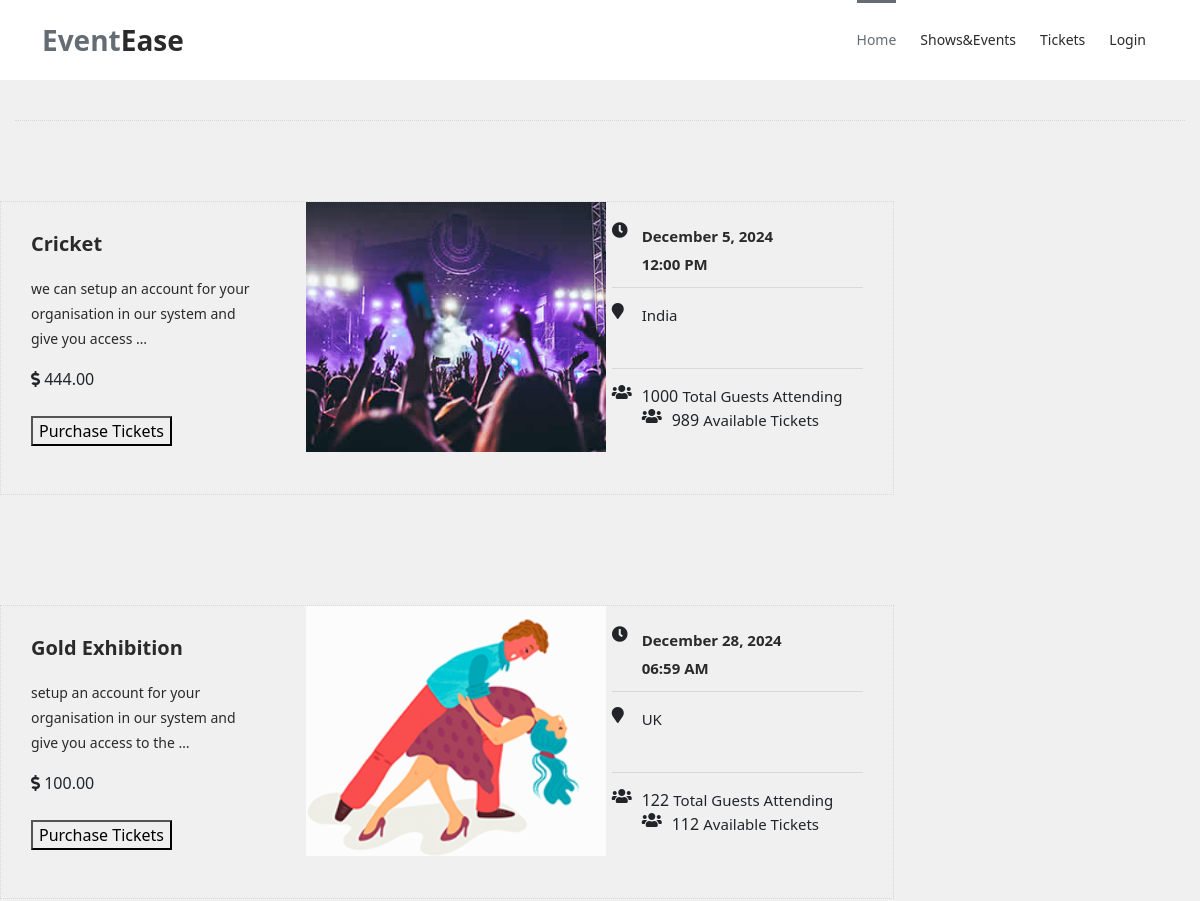
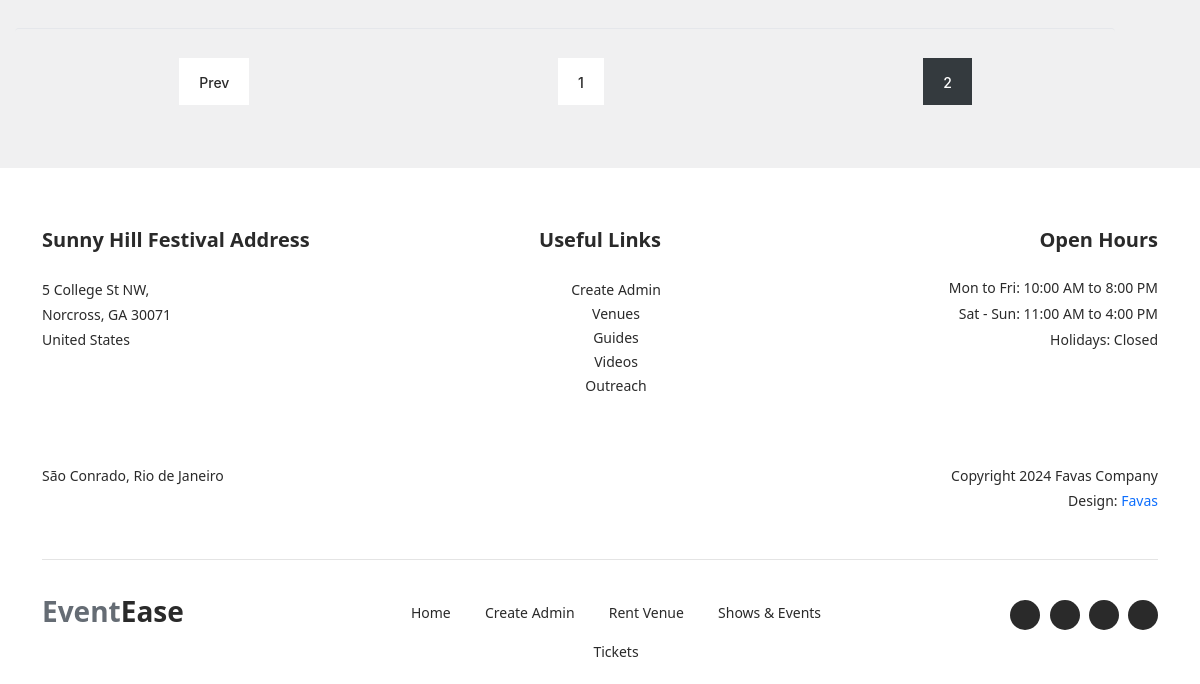
Page /display_event/?page=2 on the earlier database version (2 pictures, top to bottom).
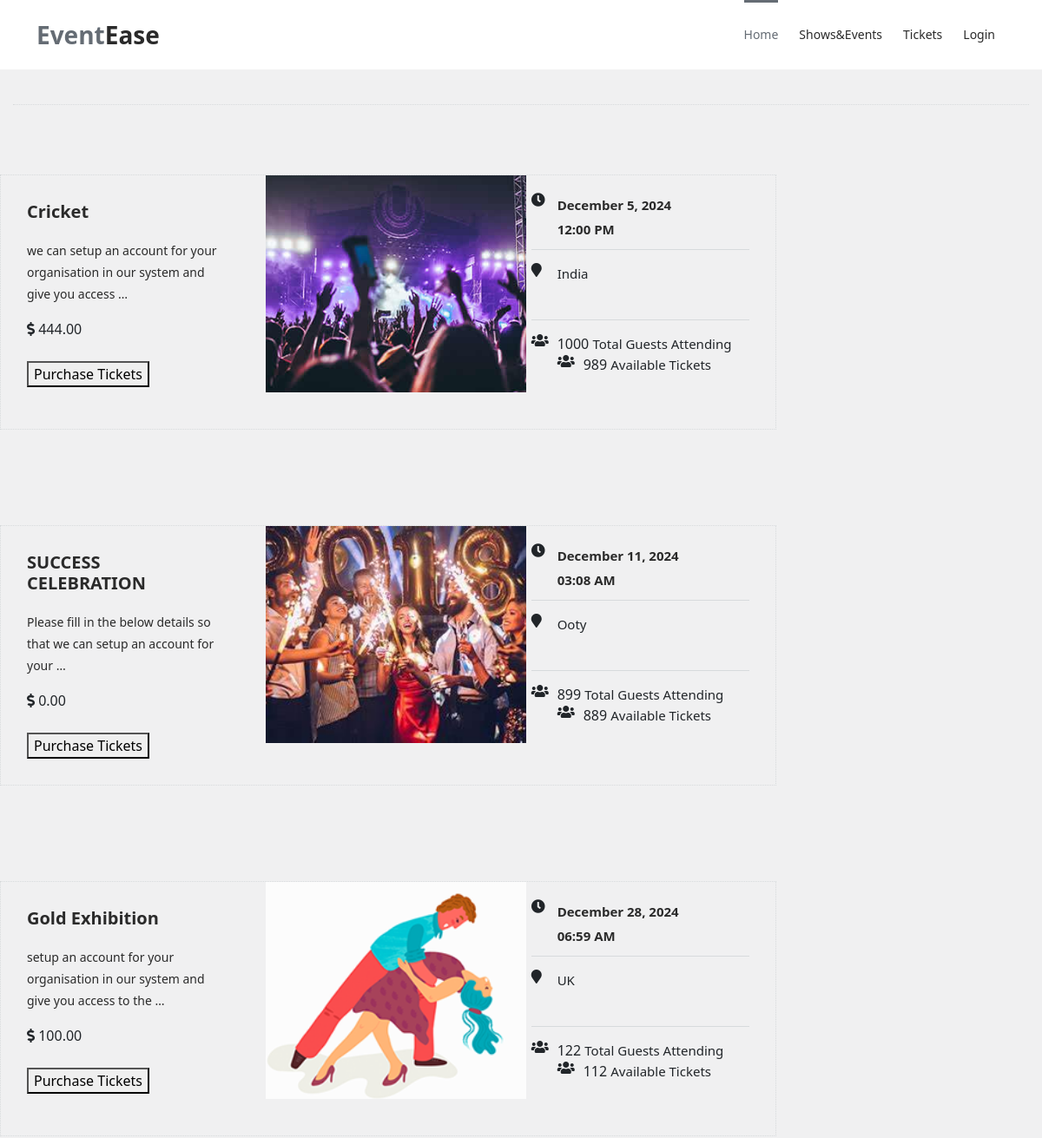
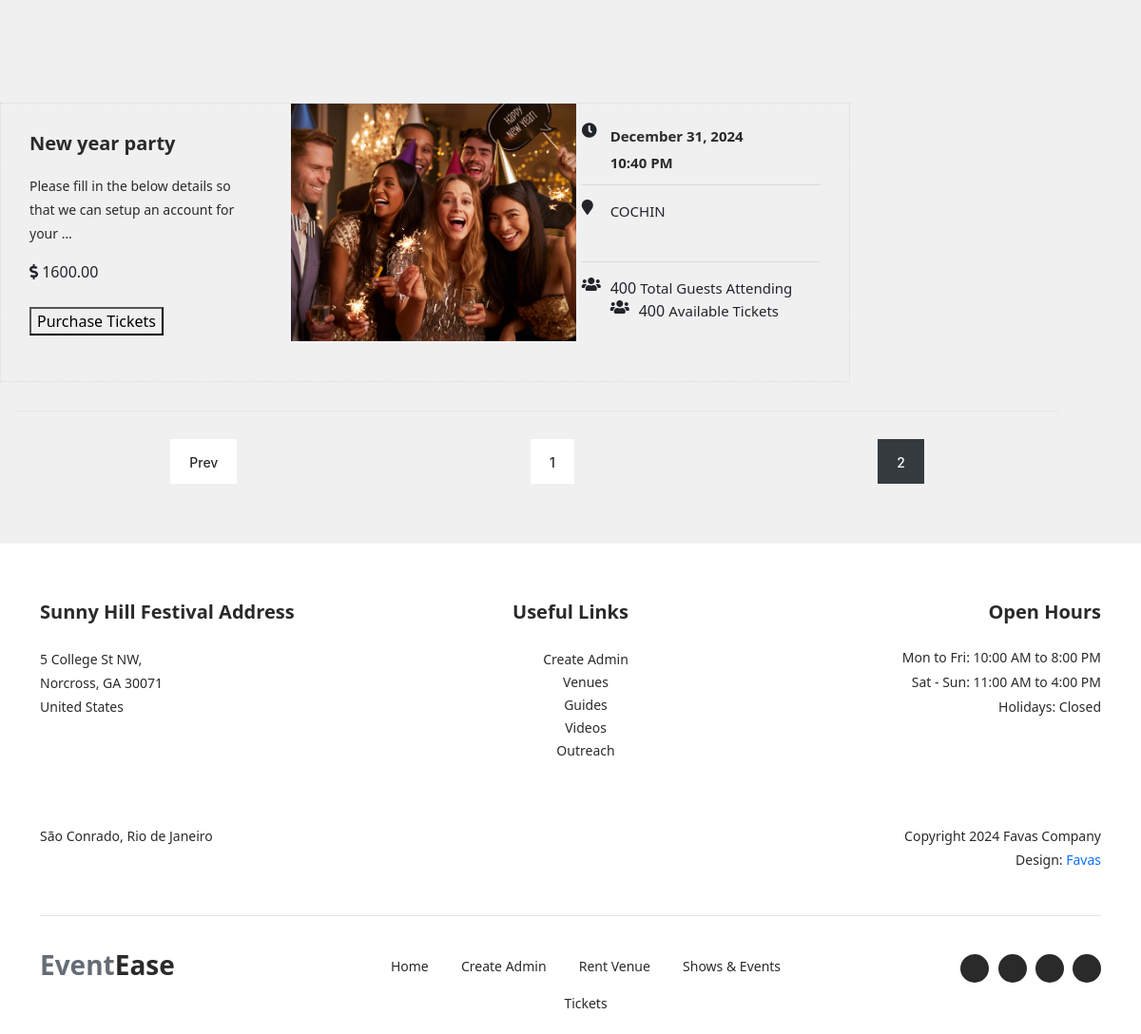
Same page on the later database version (2 pictures, top to bottom).
### events/models.py (models this page shows, shortened)
class Event(models.Model):
    user = models.ForeignKey(Profile, on_delete=models.CASCADE,blank=True,null=True)  # Link each event to a user
    title = models.CharField(max_length=200)
    description = models.TextField()
    date = models.DateField()
    time = models.TimeField()
    location = models.CharField(max_length=255)
    ticket_price=models.DecimalField(max_digits=10,decimal_places=2,default=0.00)
    is_active = models.BooleanField(default=True)
    image = models.ImageField(upload_to='event_images/', null=True, blank=True)
    capacity = models.PositiveIntegerField(default=0)
    available_tickets = models.PositiveIntegerField(default=0)
    def __str__(self):
        return self.title

### events/views.py (the view)
# urls.py: path('display_event/', views.event_display, name='display_event'),
def event_display(request):
    event_requests = Event.objects.all().order_by('date')
    print(event_requests)
    paginator = Paginator(event_requests,4)  # 4 events per page
    page_number = request.GET.get('page')
    try:
        events_page = paginator.get_page(page_number)  # Get the current page's events
    except PageNotAnInteger:
        events_page = paginator.get_page(1)  # If page is not an integer, show the first page
    except EmptyPage:
        events_page = paginator.get_page(paginator.num_pages)  # If out of range, show the last page
    return render(request, 'event_display_layout.html', {'event_requests': events_page})

### templates/event_display_layout.html
{% extends 'blank_layout.html' %}
{% block header%}
{% include 'header.html' %}
{% endblock header%}
{% block event_display %}
{% include 'event_display.html' %}
{% endblock event_display %}
{% block footer %}
{% include 'footer.html' %}
{% endblock footer %}

### templates/blank_layout.html (shortened to what this page needs)
{% load static %}
<!DOCTYPE html>
<html lang="en">
  <head>
    <link rel="stylesheet" type="text/css" href="{% static 'css/bootstrap.min.css' %}">
    <link rel="stylesheet" type="text/css" href="{% static 'css/font-awesome.css' %}">
    <link rel="stylesheet" type="text/css" href="{% static 'css/owl-carousel.css' %}">
    <link rel="stylesheet" href="{% static 'css/tooplate-artxibition.css' %}">
    </head>
    <body>
    {% block header%}
    {% endblock header%}
    {% block event_display %}
    {% endblock event_display %}
    {% block footer %}
    {% endblock footer %}
  </body>
</html>

### templates/header.html (shortened to what this page needs)
{% load static %}
<link href="https://cdn.jsdelivr.net/npm/bootstrap@5.3.0/dist/css/bootstrap.min.css" rel="stylesheet">
<header class="header-area header-sticky">
    <div class="container">
        <div class="row">
            <div class="col-12">
                <nav class="main-nav">
                    <a href="{% url 'index' %}" class="logo">Event<em>Ease</em></a>
                    <ul class="nav">
                        <li><a href="{% url 'index' %}" class="active">Home</a></li>
                        <li><a href="{% url 'display_event' %}">Shows&Events</a></li>
                        <li><a href="{% url 'tickets' %}">Tickets</a></li>
                        {% if user.is_authenticated %}
                            <li><a href="{% url 'logout' %}">Logout</a></li>
                            <li><a href="#"><em>Hello </em>{{ user.username }}</a></li>
                        {% else %}
                            <li><a href="{% url 'login' %}">Login</a></li>
                        {% endif %}
                    </ul>
                </nav>
            </div>
        </div>
    </div>
</header>

### templates/event_display.html (shortened to what this page needs)
{% load static %}
<link href="https://cdnjs.cloudflare.com/ajax/libs/font-awesome/5.15.4/css/all.min.css" rel="stylesheet">
<div class="shows-events-tabs">
    <div class="col-lg-12">
        <div class="heading-tabs">
        </div>
    </div>
        <div class="row">
            {% for event in event_requests %}
            <div class="col-lg-12">
                <div class="row ui-tabs ui-widget ui-widget-content ui-corner-all" id="tabs">
                    <div class="col-lg-12">
                        <section class="tabs-content">
                            <article id="tabs-1" aria-labelledby="ui-id-1" class="ui-tabs-panel ui-widget-content ui-corner-bottom" role="tabpanel" aria-hidden="false" style="display: block;">
                                <div class="row">
                                    <div class="col-lg-9">
                                        <div class="row">
                                            <div class="col-lg-12">
                                                <div class="event-item">
                                                    <div class="row">
                                                        <div class="col-lg-4">
                                                            <div class="left-content">
                                                                <h4>{{event.title}}</h4>
                                                                <p>{{ event.description|truncatewords:15 }}</p>
                                                                <i class="fa fa-dollar-sign"></i>
                                                                <span>{{ event.ticket_price}}</span>
                                                            <form method="post" action="{% url 'purchase_tickets' event.pk %}"  enctype="multipart/form-data">
                                                                    <div class="main-dark-button">
                                                                        <button  type="submit">Purchase Tickets</button>
                                                                    </div>
                                                            </form>
                                                            </div>
                                                        </div>
                                                        <div class="col-lg-4">
                                                            {% if event.image and event.image.url %}
                                                            <div class="thumb" style="width: 300px; height: 250px; overflow: hidden;">
                                                                <img src="{{ event.image.url}}" style="width: 100%; height: 100%; object-fit: cover; alt="{{ event.name }}">
                                                            </div>
                                                            {% else %}
                                                            <p>No image available.</p>
                                                            {% endif %}
                                                        </div>
                                                        <div class="col-lg-4">
                                                            <div class="right-content">
                                                                <ul>
                                                                    <li>
                                                                        <i class="fa fa-clock-o"></i>
                                                                        <h6>{{ event.date|date:"F j, Y" }}<br>{{ event.time|date:"h:i A" }}</h6>
                                                                    </li>
                                                                    <li>
                                                                        <div><i class="fa fa-map-marker"></i>
                                                                        <span>{{ event.location }}</span></div>
                                                                    </li>
                                                                    <li>
                                                                        <i class="fa fa-users"></i> {{event.capacity}} <span>Total Guests Attending</span>
                                                                        <div>
                                                                            <i class="fa fa-users"></i> {{event.available_tickets}} <span> Available Tickets</span>
                                                                        </div>
                                                                    </li>
                                                                </ul>
                                                            </div>
                                                        </div>
                                                    </div>
                                                </div>
                                            </div>
                                        </div>
                                    </div>
                                </div>
                            </article>
                        </section>
                    </div>
                </div>
            </div>
            {% endfor %}
        </div>
    <div class="shows-events-schedule">
        <div class="col-lg-12">
            <div class="pagination">
                {% if event_requests.has_previous %}
                <ul>
                   <li> <a href="?page={{ event_requests.previous_page_number }}">Prev</a></li>
                </ul>
                {% endif %}
                {% for i in event_requests.paginator.page_range %}
                    {% if event_requests.number == i %}
                    <ul>
                      <li class="active"> <a href="?page={{ i }}" >{{ i }}</a></li>
                    </ul>
                    {% else %}
                <ul>
                    <li>  <a href="?page={{ i }}">{{ i }}</a></li>
                </ul>
                    {% endif %}
                {% endfor %}
            </div>
        </div>
    </div>
</div>
    <link rel="stylesheet" href="{% static 'css/pagination.css' %}">

### templates/footer.html
<footer>
    <div class="container">
        <div class="row">
            <div class="col-lg-4">
                <div class="address">
                    <h4>Sunny Hill Festival Address</h4>
                    <span>5 College St NW, <br>Norcross, GA 30071<br>United States</span>
                </div>
            </div>
            <div class="col-lg-4">
                <div class="links">
                    <h4>Useful Links</h4>
                    <ul>
                        <li><a href="{% url 'admin_register' %}"> Create Admin</a></li>
                        <li><a href="#">Venues</a></li>
                        <li><a href="#">Guides</a></li>
                        <li><a href="#">Videos</a></li>
                        <li><a href="#">Outreach</a></li>
                    </ul>
                </div>
            </div>
            <div class="col-lg-4">
                <div class="hours">
                    <h4>Open Hours</h4>
                    <ul>
                        <li>Mon to Fri: 10:00 AM to 8:00 PM</li>
                        <li>Sat - Sun: 11:00 AM to 4:00 PM</li>
                        <li>Holidays: Closed</li>
                    </ul>
                </div>
            </div>
            <div class="col-lg-12">
                <div class="under-footer">
                    <div class="row">
                        <div class="col-lg-6 col-sm-6">
                            <p>São Conrado, Rio de Janeiro</p>
                        </div>
                        <div class="col-lg-6 col-sm-6">
                            <p class="copyright">Copyright 2024 Favas Company
                            <br>Design: <a rel="nofollow" href="" target="_parent">Favas</a></p>
                        </div>
                    </div>
                </div>
            </div>
            <div class="col-lg-12">
                <div class="sub-footer">
                    <div class="row">
                        <div class="col-lg-3">
                            <div class="logo"><span>Event<em>Ease</em></span></div>
                        </div>
                        <div class="col-lg-6">
                            <div class="menu">
                                <ul>
                                    <li><a href="" class="a{% url 'index' %}ctive">Home</a></li>
                                    <li><a href="{% url 'admin_register' %}">Create Admin</a></li>
                                    <li><a href="rent-venue.html">Rent Venue</a></li>
                                    <li><a href="shows-events.html">Shows & Events</a></li>
                                    <li><a href="tickets.html">Tickets</a></li>
                                </ul>
                            </div>
                        </div>
                        <div class="col-lg-3">
                            <div class="social-links">
                                <ul>
                                    <li><a href="#"><i class="fa fa-twitter"></i></a></li>
                                    <li><a href="#"><i class="fa fa-facebook"></i></a></li>
                                    <li><a href="#"><i class="fa fa-behance"></i></a></li>
                                    <li><a href="#"><i class="fa fa-instagram"></i></a></li>
                                </ul>
                            </div>
                        </div>
                    </div>
                </div>
            </div>
        </div>
    </div>
</footer>

### static/css/pagination.css (style rules this page uses)
*,*::before,*::after { box-sizing:border-box }
body { width:100vw;height:100vh;margin:0;padding:0 }
.pagination { display: flex; width: 100%; max-width: 1100px; height: 40px; font-family: 'Inter', sans-serif; color: #6b7280; justify-content: space-between; border-top: 1px solid #e5e7eb; }
.pagination a, .pagination .dots { color: #9ca3af; display: block; padding: 16px 16px 0; text-decoration: none; margin-top: -1px; border-top: 2px solid transparent; }

Differences in the rows shown:
added Event: title "SUCCESS CELEBRATION", description "Please fill in the below details so that we can setup an account for your …", ticket_price "0.00", image (picture), date "December 11, 2024", time "03:08 AM", location "Ooty", capacity "899", available_tickets "889"
added Event: title "New year party", description "Please fill in the below details so that we can setup an account for your …", ticket_price "1600.00", image (picture), date "December 31, 2024", time "10:40 PM", location "COCHIN", capacity "400", available_tickets "400"
